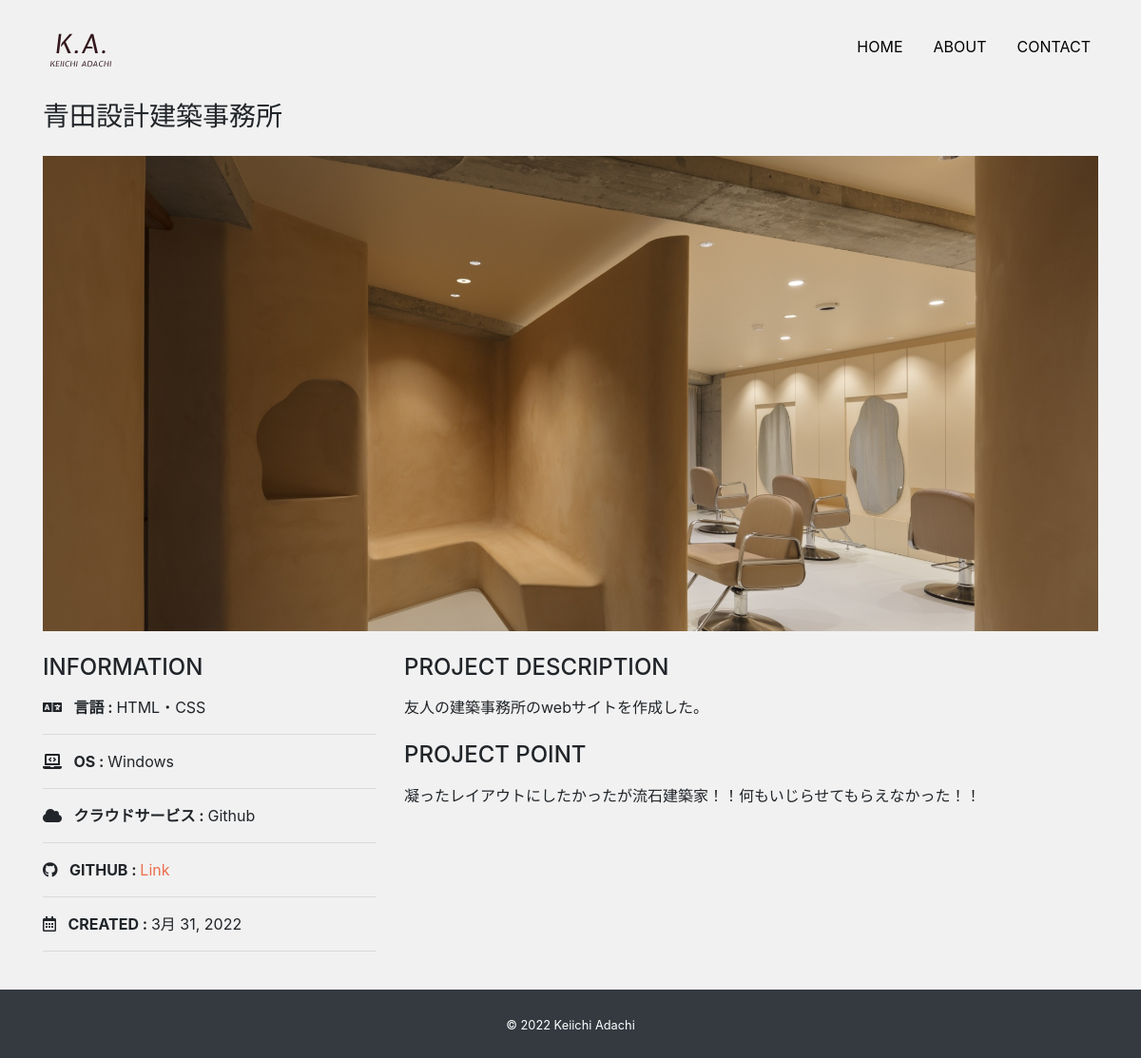
/detail/4/, run on the app's committed database.
### app/models.py (models this page shows, shortened)
class Work(models.Model):
    title = models.CharField('タイトル', max_length=100)
    image = models.ImageField(upload_to='images', verbose_name='イメージ画像')
    thumbnail = models.ImageField(upload_to='images', verbose_name='サムネイル', null=True, blank=True)
    language = models.CharField('言語', max_length=100,  null=True, blank=True)
    os = models.CharField('OS',max_length=100, null=True, blank=True)
    database = models.CharField('database',max_length=100, null=True, blank=True)
    framework = models.CharField('framework',max_length=100, null=True, blank=True)
    cloud = models.CharField('cloud',max_length=100, null=True, blank=True)
    url = models.CharField('URL', max_length=100, null=True, blank=True)
    deploy = models.CharField('deploy', max_length=100, null=True, blank=True)
    created = models.DateField('作成日時')
    description = models.TextField('説明')
    point = models.TextField('ポイント')

### app/views.py (the view)
# urls.py: path('detail/<int:pk>/',views.DetailView.as_view(), name='detail'),
class DetailView(View):
    def get(self, request, *args , **kwargs):
        work_data = Work.objects.get(id=self.kwargs['pk'])
        return render(request,'app/detail.html',{
            'work_data':work_data
        })

### app/templates/app/detail.html (shortened to what this page needs)
{% extends "app/base.html" %} {% block content %}
<h3 class="mb-4">{{ work_data.title }}</h3>
<div class="card top mb-4">
  <img src="{{ work_data.image.url }}" alt="" />
</div>
<div class="row">
  <div class="col-sm-4 mb-4">
    <h4 class="mb-3">INFORMATION</h4>
    {% if work_data.language %}
    <p>
        <i class="fas fa-language mr-2"></i>
        <span class="font-weight-bolder">言語 : </span>
        {{ work_data.language }}
    </p>
    <hr />
    {% endif %}
    {% if work_data.os %}
    <p>
        <i class="fas fa-laptop-code mr-2"></i>
        <span class="font-weight-bolder">OS : </span>
        {{ work_data.os }}
    </p>
    <hr />
    {% endif %}
    {% if work_data.cloud %}
    <p>
        <i class="fas fa-cloud mr-2"></i>
        <span class="font-weight-bolder">クラウドサービス : </span>
        {{ work_data.cloud }}
    </p>
    <hr />
    {% endif %}
    <p>
      <i class="fab fa-github mr-2"></i>
      <span class="font-weight-bolder">GITHUB : </span>
      {% if work_data.url %}
      <a class="link-color" href="{{ work_data.url }}" target="_blank">Link</a>
      {% else %} Private {% endif %}
    </p>
    <hr />
    <p>
      <i class="far fa-calendar-alt mr-2"></i>
      <span class="font-weight-bolder">CREATED : </span>
      {{ work_data.created }}
    </p>
    <hr />
  </div>
    <div class="col-sm-8 mb-5">
        <h4 class="mb-3">PROJECT DESCRIPTION</h4>
        <p class="mb-4">{{ work_data.description|linebreaksbr }}</p>
        <h4 class="mb-3">PROJECT POINT</h4>
        <p class="mb-4">{{ work_data.point|linebreaksbr }}</p>
    </div>
</div>
{% endblock %}

### app/static/css/style.css (style rules this page uses)
* { margin: 0; padding: 0; box-sizing: border-box; }
body { background: #f1f1f1; display: flex; flex-flow: column; min-height: 100vh; }
.top img { object-fit: cover; height: 500px; }
.link-color { color: #ee6c4d; }
.card { border: none; }

### data on the page
Work: title "青田設計建築事務所", image (picture), language "HTML・CSS", os "Windows", cloud "Github", created "3月 31, 2022", description "友人の建築事務所のwebサイトを作成した。", point "凝ったレイアウトにしたかったが流石建築家！！何もいじらせてもらえなかった！！"
